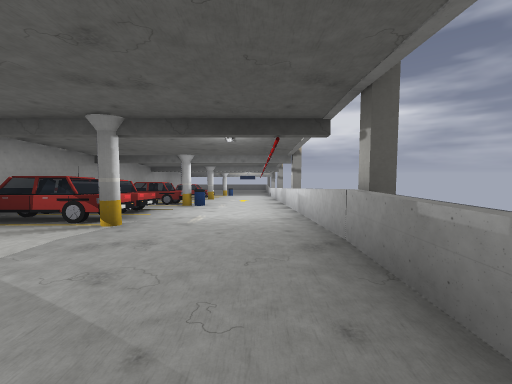
view 1 (above)

18 first-person views from a walk through a level from a Godot 3-D game. The camera is 1.3 m above the floor, tilts 4° down and sees 90° across. The floor is counted in squares, 2 m on a side. Each view is taken from the middle of a square. On the plan, view 1 faces up. The plan holds only what a view shows up to about 9 squares ahead; the rest is blank. The place goes on beyond the plan.

view 2
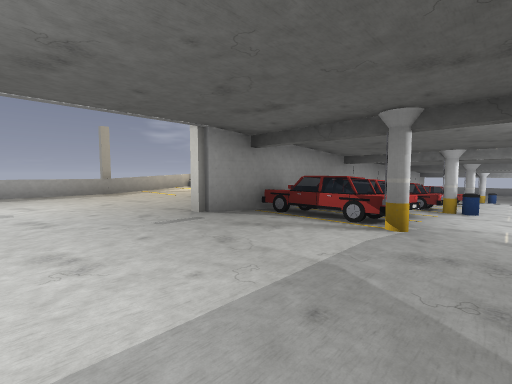

view 3
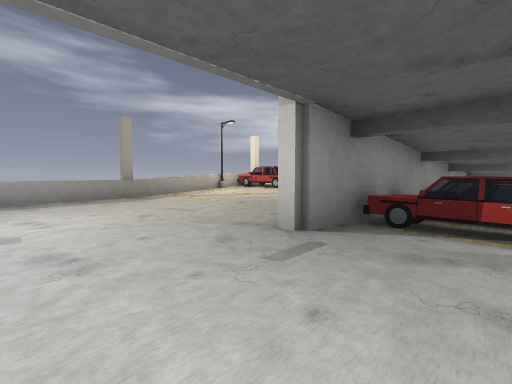

view 4
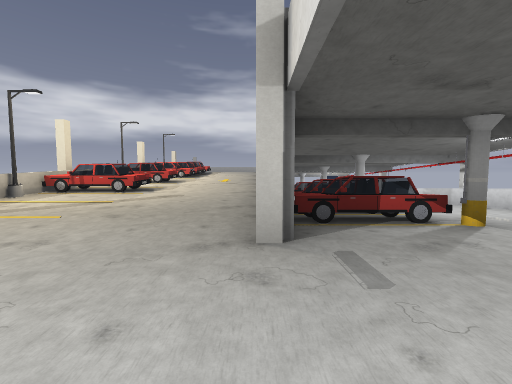

view 5
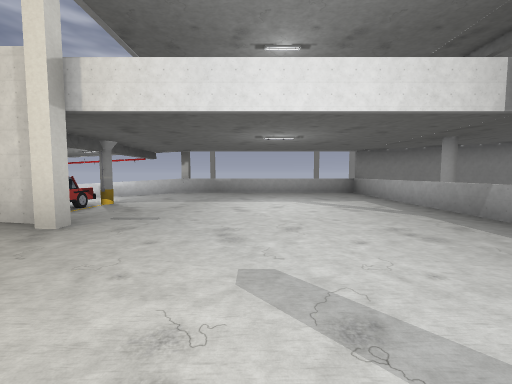

view 6
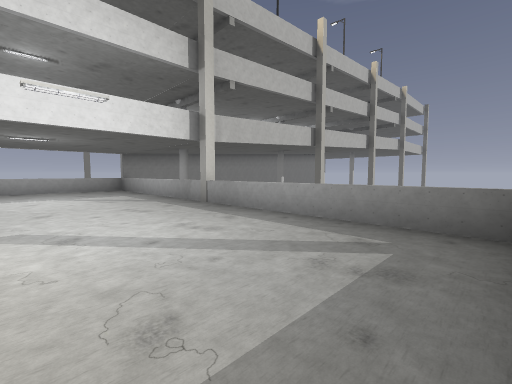

view 7
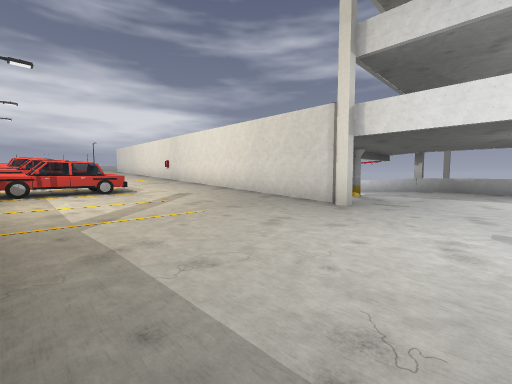

view 8
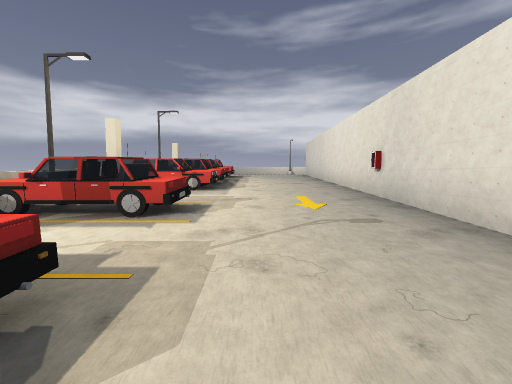

view 9
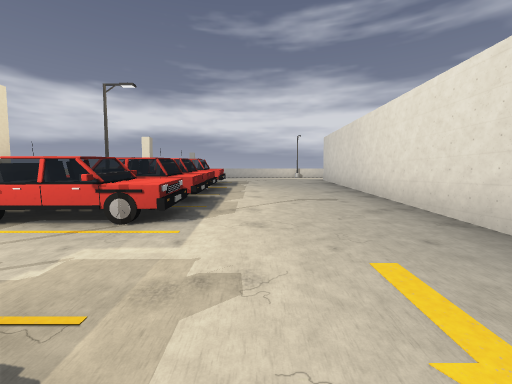

view 10
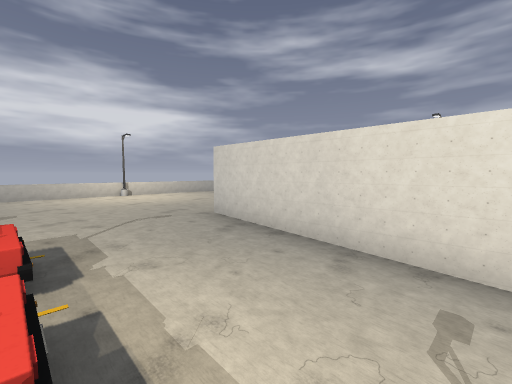

view 11
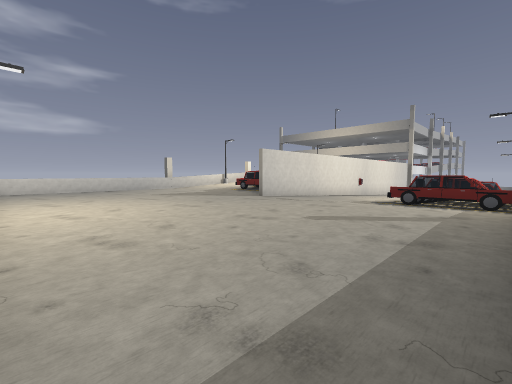

view 12
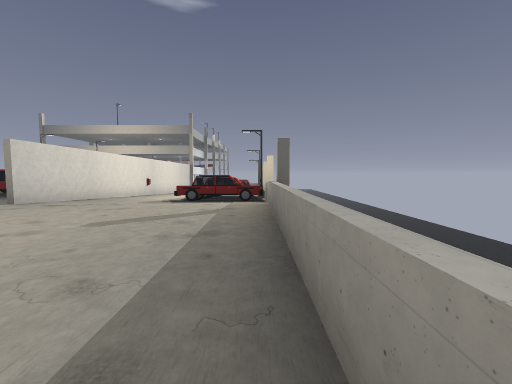

view 13
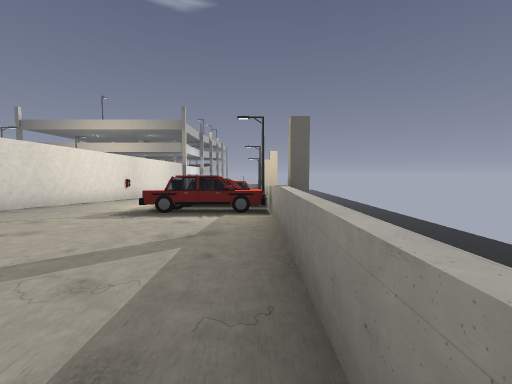

view 14
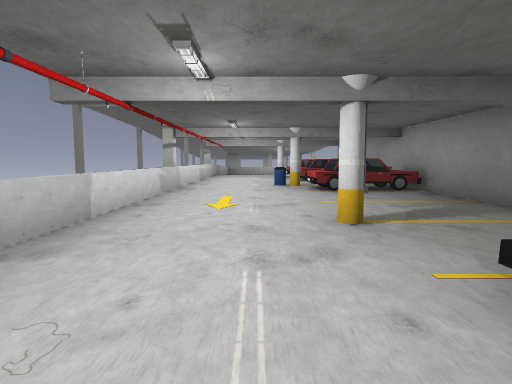

view 15
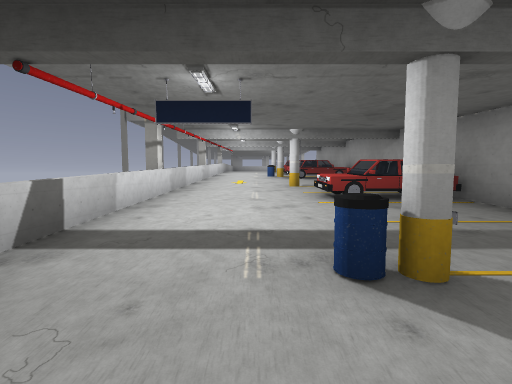

view 16
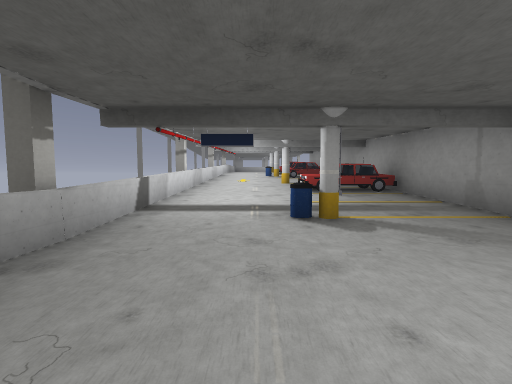

view 17
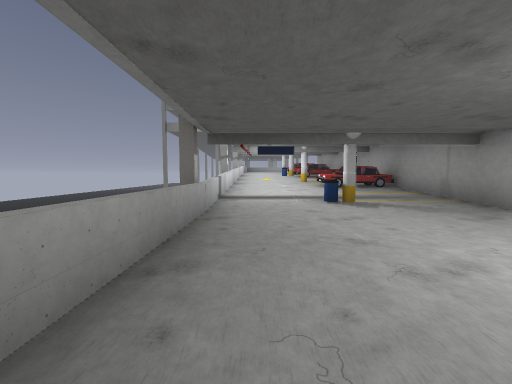

view 18
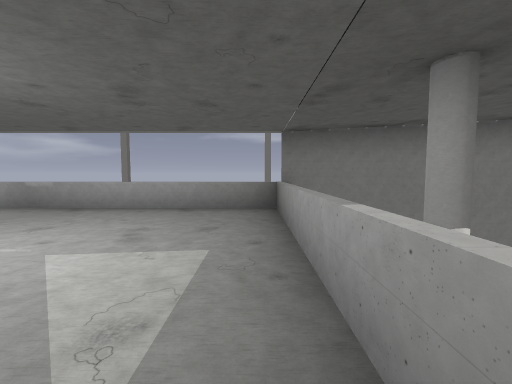

### Floor plan
Key: @ floor where view 1 was taken; # wall or solid block; . main floor; : floor 0.25 m higher than the main floor; - floor 0.25 m lower than the main floor; + floor 0.5 m higher than the main floor; _ floor 0.5 m lower than the main floor; * floor 0.75 m higher than the main floor; < floor 0.75 m lower than the main floor; % floor 1 m higher than the main floor; ( floor 1 m lower than the main floor; & floor 1.25 m higher than the main floor; ! floor 1.25 m lower than the main floor; $ floor 1.5 m higher than the main floor; ? floor 1.5 m lower than the main floor; / step, stairs or slope; ^ raised ledge; C car; P pillar; R drum; S streetlight; O other object.
Columns run from 11 left of view 1 to 1 right of it. Each row starts with its distance up from view 1.
 24    ^^^
 23 ^$$$$$O$
 22 ^$$$$$$$   ?
 21 ^$$$$$$$ ???^
 20 ^$$$$$$$ ???^
 19 ^$$$$$$$????^
 18 ^$$$$$$$????^
 17 ^$$$$$#/????^
 16  CC/$$#??P??^
 15  SC/&&#!!R!!^
 14  SC/&&#!!!!!^
 13 ^CC/%%#CC/((^
 12 ^CCC%%#(((((^
 11   %%%%#((P((^
 10  S//**#<<<<<^
  9  CC/**#<<<<<^
  8 ^++/++#C#/__^
  7 ^CC/++#  P__^
  6 ^:::::#CCR--^
  5  S:::::CC---^
  4 ^:::::#CC/--^
  3 ^.....#..P..^
  2 ^...........^
  1 ^...........^
  0 ^..........@^
 -1  ...........^
 -2  ...........^
 -3  ...........^
 -4  ^^^^^^^^^^^^
 -5          ^  ^
 -6             ^

Positions as (right, up) in squares from view 1, and headings:
1: (0, 0), facing up
2: (-1, 0), facing up-left
3: (-3, 0), facing up-left
4: (-5, 0), facing up
5: (-8, 0), facing right
6: (-10, 0), facing down-right
7: (-10, 0), facing up-right
8: (-7, 6), facing up
9: (-7, 9), facing up
10: (-8, 13), facing up-right
11: (-10, 23), facing down-right
12: (-10, 23), facing down
13: (-10, 21), facing down
14: (-1, 14), facing down
15: (-1, 18), facing down
16: (-1, 20), facing down
17: (0, 22), facing down
18: (-4, -3), facing right
